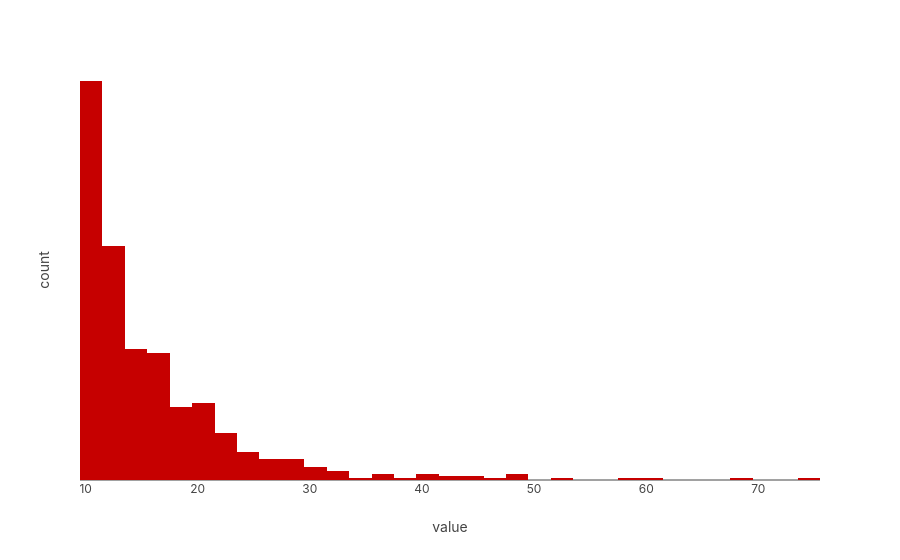

Write notebook code for a chart like this one.
### Code cell
px.histogram(new_sample_df.groupby(args.item_col).size())

### Figure 1 — Plotly figure (JSON) as saved in the notebook; plotly's stock layout.template omitted (floating-point values rounded to 4 significant figures; data arrays with more than 128 entries replaced by an {"elided": "..."} marker saying what was removed)
{"data": [{"alignmentgroup": "True", "bingroup": "x", "hovertemplate": "variable=0<br>value=%{x}<br>count=%{y}<extra></extra>", "legendgroup": "0", "marker": {"color": "#c60000", "pattern": {"shape": ""}}, "name": "0", "offsetgroup": "0", "orientation": "v", "showlegend": true, "type": "histogram", "x": {"elided": "651 int values"}, "xaxis": "x", "yaxis": "y"}], "layout": {"barmode": "relative", "legend": {"title": {"text": "variable"}, "tracegroupgap": 0}, "margin": {"t": 60}, "xaxis": {"anchor": "y", "domain": [0, 1], "title": {"text": "value"}}, "yaxis": {"anchor": "x", "domain": [0, 1], "title": {"text": "count"}}}}
